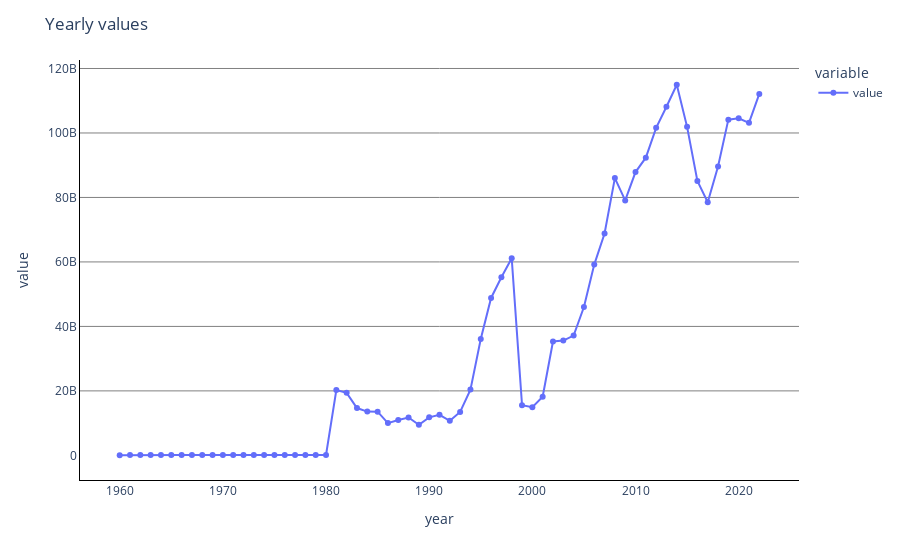

Source (notebook cell):
### Markdown cell above
#### Value Indicator

### Code cell
fig = px.line(data.groupby('year')['value'].sum(),markers=True)
fig.update_layout(
        paper_bgcolor='rgba(0,0,0,0)',
        plot_bgcolor='rgba(0,0,0,0)',
         xaxis=dict(linecolor='black', showgrid = False, gridcolor = 'gray'),
        xaxis_title = 'year',
        yaxis_title = 'value',
        yaxis=dict(linecolor='black', showgrid = True, gridcolor = 'gray'),
        title = 'Yearly values' )

### Figure 1 — Plotly figure (JSON) as saved in the notebook; plotly's stock layout.template omitted (floating-point values rounded to 4 significant figures)
{"data": [{"hovertemplate": "variable=value<br>year=%{x}<br>_value=%{y}<extra></extra>", "legendgroup": "value", "line": {"color": "#636efa", "dash": "solid"}, "marker": {"symbol": "circle"}, "mode": "lines+markers", "name": "value", "orientation": "v", "showlegend": true, "type": "scatter", "x": [1960, 1961, 1962, 1963, 1964, 1965, 1966, 1967, 1968, 1969, 1970, 1971, 1972, 1973, 1974, 1975, 1976, 1977, 1978, 1979, 1980, 1981, 1982, 1983, 1984, 1985, 1986, 1987, 1988, 1989, 1990, 1991, 1992, 1993, 1994, 1995, 1996, 1997, 1998, 1999, 2000, 2001, 2002, 2003, 2004, 2005, 2006, 2007, 2008, 2009, 2010, 2011, 2012, 2013, 2014, 2015, 2016, 2017, 2018, 2019, 2020, 2021, 2022], "xaxis": "x", "y": [38000000.0, 83250000.0, 84560000.0, 85430000.0, 86780000.0, 88970000.0, 85500000.0, 88190000.0, 89560000.0, 95280000.0, 94500000.0, 94130000.0, 89750000.0, 96900000.0, 97920000.0, 95550000.0, 96920000.0, 95700000.0, 95310000.0, 96820000.0, 113600000.0, 20250000000.0, 19390000000.0, 14670000000.0, 13580000000.0, 13570000000.0, 10010000000.0, 10960000000.0, 11740000000.0, 9503000000.0, 11790000000.0, 12580000000.0, 10730000000.0, 13480000000.0, 20400000000.0, 36080000000.0, 48820000000.0, 55230000000.0, 61120000000.0, 15560000000.0, 14940000000.0, 18170000000.0, 35310000000.0, 35600000000.0, 37150000000.0, 46010000000.0, 59170000000.0, 68810000000.0, 86010000000.0, 79090000000.0, 87870000000.0, 92330000000.0, 101600000000.0, 108100000000.0, 115000000000.0, 101900000000.0, 85090000000.0, 78520000000.0, 89610000000.0, 104100000000.0, 104500000000.0, 103200000000.0, 112100000000.0], "yaxis": "y"}], "layout": {"legend": {"title": {"text": "variable"}, "tracegroupgap": 0}, "margin": {"t": 60}, "paper_bgcolor": "rgba(0,0,0,0)", "plot_bgcolor": "rgba(0,0,0,0)", "title": {"text": "Yearly values"}, "xaxis": {"anchor": "y", "domain": [0, 1], "gridcolor": "gray", "linecolor": "black", "showgrid": false, "title": {"text": "year"}}, "yaxis": {"anchor": "x", "domain": [0, 1], "gridcolor": "gray", "linecolor": "black", "showgrid": true, "title": {"text": "value"}}}}
